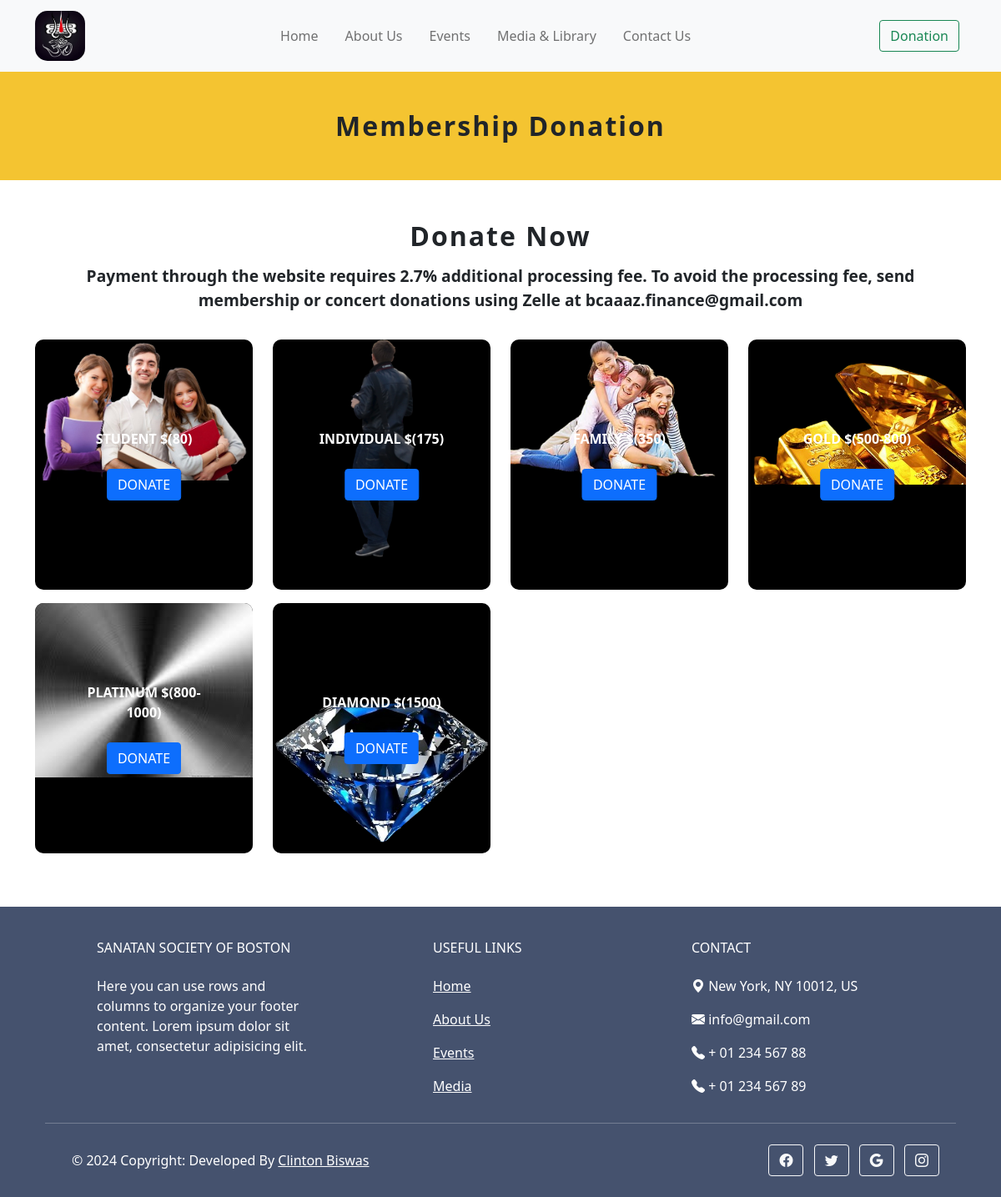
Screenshot of /membership-donation/ with the database file from the repository.
### main/models.py (models this page shows, shortened)
class DonateModel(models.Model):
    name = models.CharField(max_length=50)
    price_range = models.CharField(max_length=1000)
    image = models.ImageField(upload_to='donation')

### main/views.py (the view)
# urls.py: path('membership-donation/', views.DonationView, name='donate'),
def DonationView(request):
    donate_list = DonateModel.objects.all()
    context = {'donates':donate_list}
    return render(request, 'main/donate.html', context)

### templates/main/donate.html (shortened to what this page needs)
{% extends 'base.html' %}
{% load static %}
{% block content %}
<div class="d-flex flex-column justify-content-center align-items-center" style="height: 130px; background-color: #F4C431;">
    <h2 style="margin: 0; font-weight: bolder; letter-spacing: 2px;">Membership Donation</h2>
</div>
<div class="container my-5">
    <div class="d-flex flex-column justify-content-center align-items-center">
        <h2 style="margin: 0; font-weight: bolder; letter-spacing: 2px;">Donate Now</h2>
        <p style="margin-top: 15px; font-size: 1.2rem; font-weight: 700; text-align: center;">Payment through the website requires 2.7% additional processing fee. To avoid the processing fee, send membership or concert donations using Zelle at bcaaaz.finance@gmail.com</p>
    </div>
    <div class="mt-3">
        <div class="row">
            {% for donate in donates %}
                <div class="col-sm-3">
                    <div class="card-container position-relative mb-3">
                        <img src={{donate.image.url}} class="img-fluid" alt="Card Image" height="300px" width="100%" max-width="100%">
                        <div class="overlay">
                          <div style="font-size: 1rem;">{{donate.name}}&nbsp;$({{donate.price_range}})</div><br>
                          <a href="#" class="btn btn-primary card-button">Donate</a>
                        </div>
                      </div>
                </div>
            {% endfor %}
        </div>
    </div>
</div>
{% endblock content %}

### static/style/main.css (style rules this page uses)
.card-container { height: 300px; position: relative; background-color: rgb(0, 0, 0); border-radius: 10px; overflow: hidden; }
.overlay { position: absolute; top: 50%; left: 50%; transform: translate(-50%, -50%); text-align: center; color: white; font-weight: bolder; text-transform: uppercase; }
.card-button { padding: 10px 20px; background-color: #3498db; color: white; text-decoration: none; border-radius: 5px; font-weight: bold; font-size: 18px; }

### rows the page displays
DonateModel: image (picture), name "STUDENT", price_range "80"
DonateModel: image (picture), name "INDIVIDUAL", price_range "175"
DonateModel: image (picture), name "FAMILY", price_range "350"
DonateModel: image (picture), name "GOLD", price_range "500-800"
DonateModel: image (picture), name "PLATINUM", price_range "800-1000"
DonateModel: image (picture), name "DIAMOND", price_range "1500"
